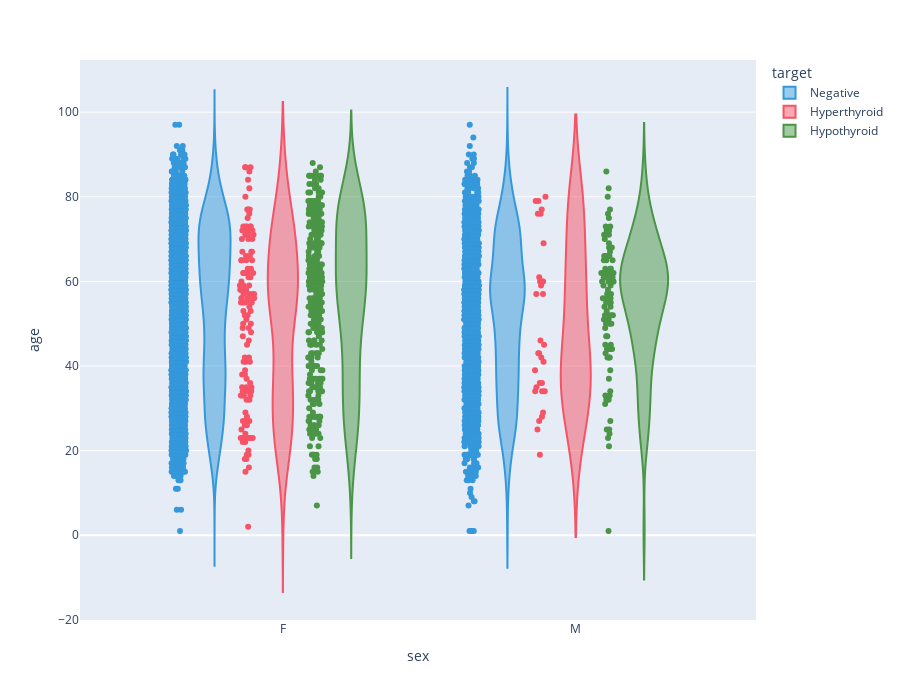

The cell this chart's notebook holds for it:
### Markdown cell above
# **3. EDA**

### Code cell
fig = px.violin(df,x='sex', y='age', color='target', points='all', height=700,
                color_discrete_map={'Hypothyroid': '#4b9546', 'Hyperthyroid': '#F65366', 'Negative': '#3498db'})
fig.show()

### Figure 1 — Plotly figure (JSON) as saved in the notebook; plotly's stock layout.template omitted (floating-point values rounded to 4 significant figures; data arrays with more than 128 entries replaced by an {"elided": "..."} marker saying what was removed)
{"data": [{"alignmentgroup": "True", "box": {"visible": false}, "hovertemplate": "target=Negative<br>sex=%{x}<br>age=%{y}<extra></extra>", "legendgroup": "Negative", "marker": {"color": "#3498db"}, "name": "Negative", "offsetgroup": "Negative", "orientation": "v", "points": "all", "scalegroup": "True", "showlegend": true, "type": "violin", "x": {"elided": "4165 str values"}, "x0": " ", "xaxis": "x", "y": {"elided": "4165 int values"}, "y0": " ", "yaxis": "y"}, {"alignmentgroup": "True", "box": {"visible": false}, "hovertemplate": "target=Hyperthyroid<br>sex=%{x}<br>age=%{y}<extra></extra>", "legendgroup": "Hyperthyroid", "marker": {"color": "#F65366"}, "name": "Hyperthyroid", "offsetgroup": "Hyperthyroid", "orientation": "v", "points": "all", "scalegroup": "True", "showlegend": true, "type": "violin", "x": {"elided": "169 str values"}, "x0": " ", "xaxis": "x", "y": {"elided": "169 int values"}, "y0": " ", "yaxis": "y"}, {"alignmentgroup": "True", "box": {"visible": false}, "hovertemplate": "target=Hypothyroid<br>sex=%{x}<br>age=%{y}<extra></extra>", "legendgroup": "Hypothyroid", "marker": {"color": "#4b9546"}, "name": "Hypothyroid", "offsetgroup": "Hypothyroid", "orientation": "v", "points": "all", "scalegroup": "True", "showlegend": true, "type": "violin", "x": {"elided": "444 str values"}, "x0": " ", "xaxis": "x", "y": {"elided": "444 int values"}, "y0": " ", "yaxis": "y"}], "layout": {"height": 700, "legend": {"title": {"text": "target"}, "tracegroupgap": 0}, "margin": {"t": 60}, "violinmode": "group", "xaxis": {"anchor": "y", "domain": [0, 1], "title": {"text": "sex"}}, "yaxis": {"anchor": "x", "domain": [0, 1], "title": {"text": "age"}}}}
